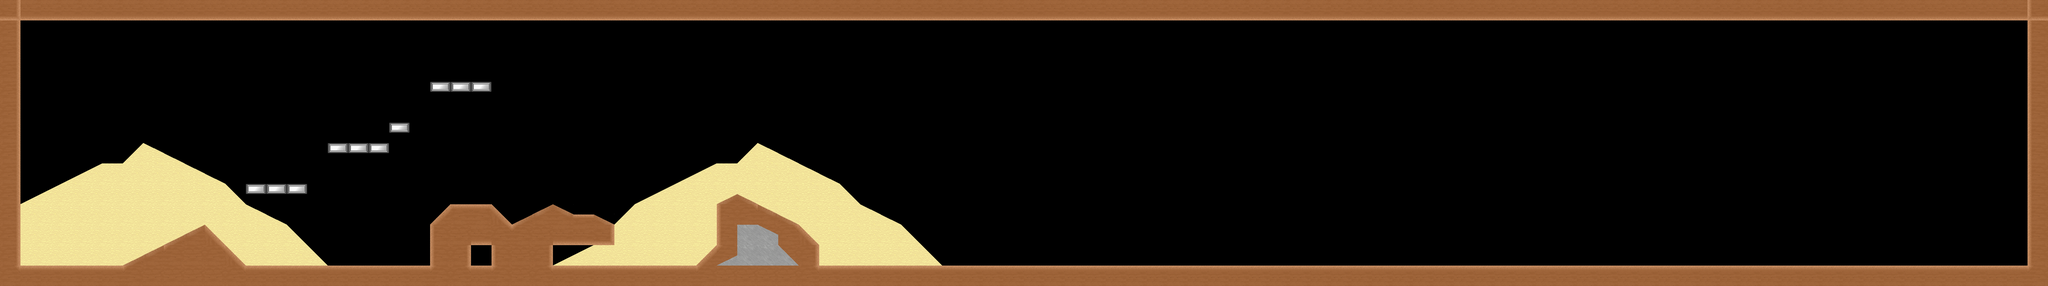

Below is a game level as drawn by its tile map, then a one-line description and the .tmx that defines it (tile-layer data replaced by summaries):
An orthogonal 100x14 tile map with 70x70 px tiles, 4 tile layers (Panels, Walls, Platforms, Foreground).

<map version="1.0" orientation="orthogonal" width="100" height="14" tilewidth="70" tileheight="70">
 <tileset firstgid="1" name="TS3" tilewidth="70" tileheight="70">
  <image source="../TileSets/SpaceShip/TS3.png" width="560" height="1120" />
 </tileset>
 <layer name="Panels" width="100" height="14">
  <data>[1400 cells, 135 non-empty, 7 distinct tile ids]</data>
 </layer>
 <layer name="Walls" width="100" height="14">
  <data>[1400 cells, 273 non-empty, 19 distinct tile ids]</data>
 </layer>
 <layer name="Platforms" width="100" height="14">
  <data>[1400 cells, 10 non-empty, 1 distinct tile ids]</data>
 </layer>
 <layer name="Foreground" width="100" height="14">
  <data>[1400 cells, 4 non-empty, 4 distinct tile ids]</data>
 </layer>
</map>